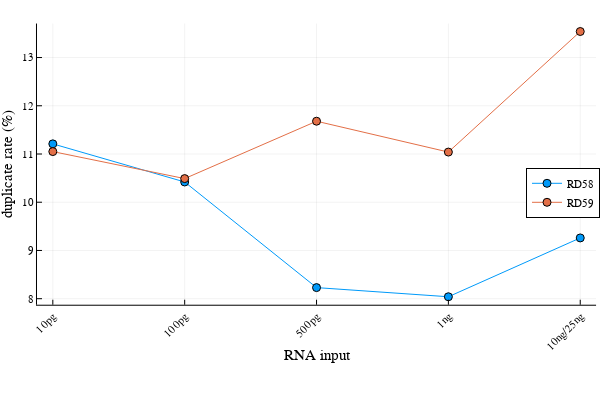

The cell this chart's notebook holds for it:
### Code cell
# rd58_duplicate = rd58_df[!, ["sample", "duplicate_rate"]]
# insert!.(eachcol(rd58_duplicate), 21, ["RD58-10pg_S6_50bp_5M", "missing"])
# rd59_duplicate = rd59_df[!, ["sample", "duplicate_rate"]]
# duplicate_merge = hcat(rd58_duplicate, rd59_duplicate, makeunique=true)

rd58_150bp_duplicate = rd58_df[!, ["sample", "duplicate_rate"]][1:5, :]
rd59_150bp_duplicate = rd59_df[!, ["sample", "duplicate_rate"]][1:5, :]
rd_150bp_duplicate_merge = hcat(rd58_150bp_duplicate, rd59_150bp_duplicate, makeunique=true)

duplicate1 = parse.(Float64, replace.(rd_150bp_duplicate_merge[!, "duplicate_rate"], r"%" => ""))
duplicate2 = parse.(Float64, replace.(rd_150bp_duplicate_merge[!, "duplicate_rate_1"], r"%" => ""))

plot(
    [duplicate1, duplicate2], 
    marker = :circle,
    xlabel = "RNA input", 
    ylabel = "duplicate rate (%)", 
    #ylim = (0, 100),
    label = ["RD58" "RD59"],
    legend=:right,
    xrotation = 45,
    xticks = (1:5, ("10pg", "100pg", "500pg", "1ng", "10ng/25ng"))
    )

### Figure 1 — Plotly figure (JSON) as saved in the notebook; plotly's stock layout.template omitted (floating-point values rounded to 4 significant figures)
{"data": [{"colorbar": {"title": ""}, "legendgroup": "RD58", "line": {"color": "rgba(0, 154, 250, 1.000)", "dash": "solid", "shape": "linear", "width": 1}, "marker": {"color": "rgba(0, 154, 250, 1.000)", "line": {"color": "rgba(0, 0, 0, 1.000)", "width": 1}, "size": 8, "symbol": "circle"}, "mode": "lines+markers", "name": "RD58", "showlegend": true, "type": "scatter", "x": [1, 2, 3, 4, 5], "xaxis": "x", "y": [11.21, 10.42, 8.23, 8.04, 9.26], "yaxis": "y", "zmax": null, "zmin": null}, {"colorbar": {"title": ""}, "legendgroup": "RD59", "line": {"color": "rgba(227, 111, 71, 1.000)", "dash": "solid", "shape": "linear", "width": 1}, "marker": {"color": "rgba(227, 111, 71, 1.000)", "line": {"color": "rgba(0, 0, 0, 1.000)", "width": 1}, "size": 8, "symbol": "circle"}, "mode": "lines+markers", "name": "RD59", "showlegend": true, "type": "scatter", "x": [1, 2, 3, 4, 5], "xaxis": "x", "y": [11.05, 10.49, 11.68, 11.04, 13.54], "yaxis": "y", "zmax": null, "zmin": null}], "layout": {"annotations": [], "height": 400, "legend": {"bgcolor": "rgba(255, 255, 255, 1.000)", "bordercolor": "rgba(0, 0, 0, 1.000)", "borderwidth": 1, "font": {"color": "rgba(0, 0, 0, 1.000)", "family": "sans-serif", "size": 11}, "title": {"font": {"color": "rgba(0, 0, 0, 1.000)", "family": "sans-serif", "size": 15}, "text": ""}, "tracegroupgap": 0, "traceorder": "normal", "x": 1, "xanchor": "right", "y": 0.52, "yanchor": "middle"}, "margin": {"b": 20, "l": 0, "r": 0, "t": 20}, "paper_bgcolor": "rgba(255, 255, 255, 1.000)", "plot_bgcolor": "rgba(255, 255, 255, 1.000)", "showlegend": true, "width": 600, "xaxis": {"anchor": "y", "domain": [0.06165, 0.9934], "gridcolor": "rgba(0, 0, 0, 0.100)", "gridwidth": 0.5, "linecolor": "rgba(0, 0, 0, 1.000)", "mirror": false, "range": [0.88, 5.12], "showgrid": true, "showline": true, "showticklabels": true, "tickangle": -45, "tickcolor": "rgb(0, 0, 0)", "tickfont": {"color": "rgba(0, 0, 0, 1.000)", "family": "sans-serif", "size": 11}, "tickmode": "array", "ticks": "inside", "ticktext": ["10pg", "100pg", "500pg", "1ng", "10ng/25ng"], "tickvals": [1, 2, 3, 4, 5], "title": "RNA input", "titlefont": {"color": "rgba(0, 0, 0, 1.000)", "family": "sans-serif", "size": 15}, "type": "-", "visible": true, "zeroline": false, "zerolinecolor": "rgba(0, 0, 0, 1.000)"}, "yaxis": {"anchor": "x", "domain": [0.2091, 0.9902], "gridcolor": "rgba(0, 0, 0, 0.100)", "gridwidth": 0.5, "linecolor": "rgba(0, 0, 0, 1.000)", "mirror": false, "range": [7.875, 13.7], "showgrid": true, "showline": true, "showticklabels": true, "tickangle": 0, "tickcolor": "rgb(0, 0, 0)", "tickfont": {"color": "rgba(0, 0, 0, 1.000)", "family": "sans-serif", "size": 11}, "tickmode": "array", "ticks": "inside", "ticktext": ["8", "9", "10", "11", "12", "13"], "tickvals": [8, 9, 10, 11, 12, 13], "title": "duplicate rate (%)", "titlefont": {"color": "rgba(0, 0, 0, 1.000)", "family": "sans-serif", "size": 15}, "type": "-", "visible": true, "zeroline": false, "zerolinecolor": "rgba(0, 0, 0, 1.000)"}}}
